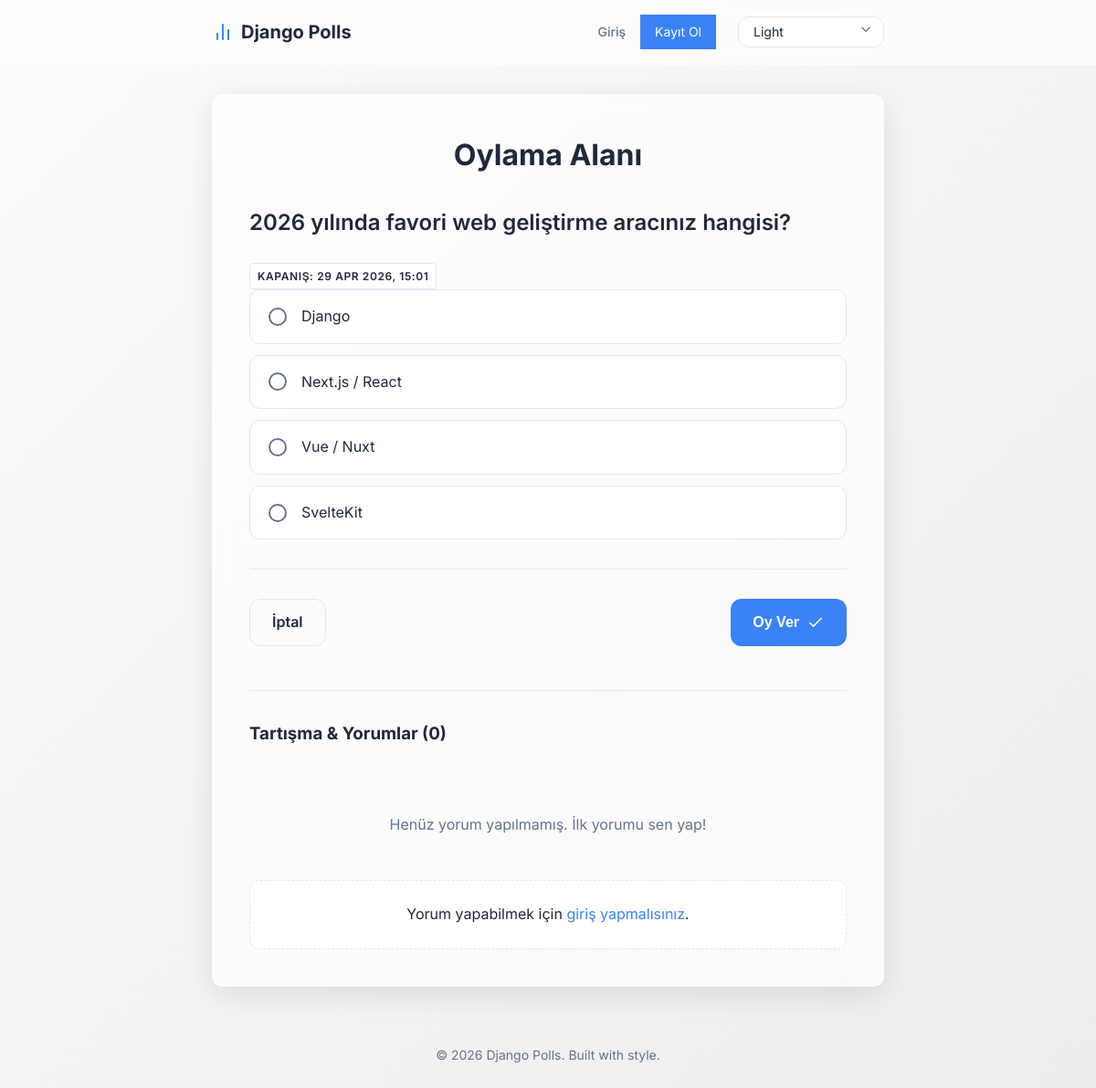
The app's page /polls/2/ with its own data.
### polls/models.py (models this page shows, shortened)
class Question(models.Model):
    category = models.ForeignKey(Category, on_delete=models.SET_NULL, null=True, blank=True)
    question_text = models.CharField(max_length=200)
    pub_date = models.DateTimeField("date published")
    end_date = models.DateTimeField("date ends", null=True, blank=True)
    def is_active(self):
        now = timezone.now()
        if self.end_date and now > self.end_date:
            return False
        return True

class Choice(models.Model):
    question = models.ForeignKey(Question, on_delete=models.CASCADE)
    choice_text = models.CharField(max_length=200)
    votes = models.IntegerField(default=0)

### polls/views.py (the view)
# urls.py: path("<int:pk>/", views.DetailView.as_view(), name="detail"),
class DetailView(generic.DetailView):
    model = Question
    template_name = "polls/detail.html"
    def get_queryset(self):
        return Question.objects.filter(pub_date__lte=timezone.now())

### polls/templates/polls/detail.html (shortened to what this page needs)
{% extends "polls/base.html" %}
{% block content %}
<div class="page-header">
    <h1>Oylama Alanı</h1>
</div>
{% if not question.is_active %}
    <div class="locked-state glass-form">
        <svg xmlns="http://www.w3.org/2000/svg" width="48" height="48" viewBox="0 0 24 24" fill="none" stroke="currentColor" stroke-width="2" stroke-linecap="round" stroke-linejoin="round" class="feather"><rect x="3" y="11" width="18" height="11" rx="2" ry="2"></rect><path d="M7 11V7a5 5 0 0 1 10 0v4"></path></svg>
        <h2>Bu anket oylamaya kapanmıştır.</h2>
        <p>Süresi dolduğu için yeni oylar kabul edilmemektedir. Sonuç sayfasına giderek mevcut durumu inceleyebilirsiniz.</p>
        <a href="{% url 'polls:results' question.id %}" class="btn btn-primary" style="margin-top: 1rem;">Sonuçları Gör</a>
    </div>
{% else %}
    <form action="{% url 'polls:vote' question.id %}" method="post" class="vote-form glass-form">
        <fieldset class="form-fieldset">
            <legend class="form-legend">
                <h2>{{ question.question_text }}</h2>
                {% if question.end_date %}
                <span class="poll-badge" style="background-color: var(--bg-secondary); border: 1px solid var(--border-color); display: inline-block; margin-top: 5px;">
                    Kapanış: {{ question.end_date|date:"d M Y, H:i" }}
                </span>
                {% endif %}
            </legend>
            <div class="choices-container">
            {% for choice in question.choice_set.all %}
                <label for="choice{{ forloop.counter }}" class="choice-label">
                    <span class="custom-radio"></span>
                    <span class="choice-text">{{ choice.choice_text }}</span>
                </label>
            {% endfor %}
            </div>
        </fieldset>
        <div class="form-actions">
            <a href="{% url 'polls:index' %}" class="btn btn-secondary">İptal</a>
            <button type="submit" class="btn btn-primary">
                Oy Ver
                <svg xmlns="http://www.w3.org/2000/svg" width="20" height="20" viewBox="0 0 24 24" fill="none" stroke="currentColor" stroke-width="2" class="feather feather-check"><polyline points="20 6 9 17 4 12"></polyline></svg>
            </button>
        </div>
    </form>
{% endif %}
<div class="comments-section glass-form" style="margin-top: 3rem;">
    <h3>Tartışma & Yorumlar ({{ question.comments.count }})</h3>
    <div class="comments-list">
        {% for comment in question.comments.all %}
        <div class="comment-item">
            <div class="comment-avatar">
                {{ comment.user.username|make_list|first|upper }}
            </div>
            <div class="comment-content">
                <div class="comment-header">
                    <strong>{{ comment.user.username }}</strong>
                    <span class="comment-date">{{ comment.created_at|date:"d M, H:i" }}</span>
                </div>
                <p>{{ comment.content }}</p>
            </div>
        </div>
        {% empty %}
        <p class="empty-state">Henüz yorum yapılmamış. İlk yorumu sen yap!</p>
        {% endfor %}
    </div>
    {% if user.is_authenticated %}
        <form action="{% url 'polls:add_comment' question.id %}" method="post" class="comment-form" style="margin-top: 1.5rem;">
            {% csrf_token %}
            <textarea name="content" class="form-control" rows="3" placeholder="Bu anket hakkında düşünceni paylaş..." required></textarea>
            <button type="submit" class="btn btn-primary" style="margin-top: 0.5rem;">Gönder</button>
        </form>
    {% else %}
        <div class="login-prompt">
            <p>Yorum yapabilmek için <a href="{% url 'login' %}">giriş yapmalısınız</a>.</p>
        </div>
    {% endif %}
</div>
{% endblock %}

### polls/static/polls/style.css (style rules this page uses)
:root { --transition-speed: 0.3s; --border-radius: 12px; --box-shadow: 0 8px 32px 0 rgba(0, 0, 0, 0.1); }
:root[data-theme="light"] { --bg-primary: #f0f4f8; --bg-secondary: #ffffff; --text-primary: #1e293b; --text-secondary: #64748b; --accent-primary: #3b82f6; --accent-hover: #2563eb; --border-color: #e2e8f0; --gradient-bg: linear-gradient(135deg, #fdfbfb 0%, #ebedee 100%); --glass-bg: rgba(255, 255, 255, 0.7); --glass-border: rgba(255, 255, 255, 0.3); }
* { box-sizing: border-box; margin: 0; padding: 0; }
body { font-family: 'Inter', sans-serif; background: var(--bg-primary); background-image: var(--gradient-bg); color: var(--text-primary); min-height: 100vh; display: flex; flex-direction: column; transition: background var(--transition-speed) ease, color var(--transition-speed) ease; line-height: 1.6; }
a { text-decoration: none; color: var(--accent-primary); transition: color 0.2s ease; }
.page-header { margin-bottom: 2rem; text-align: center; }
.page-header h1 { font-size: 2rem; font-weight: 700; margin-bottom: 0.5rem; color: var(--text-primary); }
.btn { display: inline-flex; align-items: center; justify-content: center; gap: 0.5rem; padding: 0.75rem 1.5rem; font-size: 1rem; font-weight: 600; border-radius: var(--border-radius); border: none; cursor: pointer; transition: all 0.2s ease; text-align: center; text-decoration: none; }
.btn-primary { background-color: var(--accent-primary); color: #ffffff; }
.btn-secondary { background-color: transparent; color: var(--text-primary); border: 1px solid var(--border-color); }
.form-fieldset { border: none; margin: 0 0 2rem 0; padding: 0; }
.form-legend h2 { font-size: 1.5rem; font-weight: 600; margin-bottom: 1.5rem; color: var(--text-primary); line-height: 1.3; }
.choices-container { display: flex; flex-direction: column; gap: 0.75rem; }
.choice-label { display: flex; align-items: center; padding: 1rem 1.25rem; background-color: var(--bg-secondary); border: 1px solid var(--border-color); border-radius: var(--border-radius); cursor: pointer; transition: all 0.2s ease; }
.custom-radio { width: 20px; height: 20px; border: 2px solid var(--text-secondary); border-radius: 50%; margin-right: 1rem; position: relative; transition: border-color 0.2s; }
.custom-radio::after { content: ''; position: absolute; top: 50%; left: 50%; transform: translate(-50%, -50%) scale(0); width: 10px; height: 10px; border-radius: 50%; background-color: var(--accent-primary); transition: transform 0.2s cubic-bezier(0.4, 0, 0.2, 1); }
.form-actions { display: flex; justify-content: space-between; margin-top: 2rem; padding-top: 2rem; border-top: 1px solid var(--border-color); }
.empty-state { text-align: center; padding: 3rem 1rem; color: var(--text-secondary); }
.poll-badge { align-self: flex-start; padding: 0.25rem 0.5rem; border-radius: 4px; font-size: 0.75rem; font-weight: 600; text-transform: uppercase; letter-spacing: 0.05em; }
.comments-section { border-top: 1px solid var(--border-color); padding-top: 2rem; }
.comments-section h3 { margin-bottom: 1.5rem; }
.comments-list { display: flex; flex-direction: column; gap: 1.5rem; }
.login-prompt { background: var(--bg-secondary); padding: 1.5rem; border-radius: var(--border-radius); text-align: center; border: 1px dashed var(--border-color); }

### records on screen
Question: question_text "2026 yılında favori web geliştirme aracınız hangisi?", end_date "29 APR 2026, 15:01", comments.count "0"
Choice: choice_text "Django"
Choice: choice_text "Next.js / React"
Choice: choice_text "Vue / Nuxt"
Choice: choice_text "SvelteKit"
